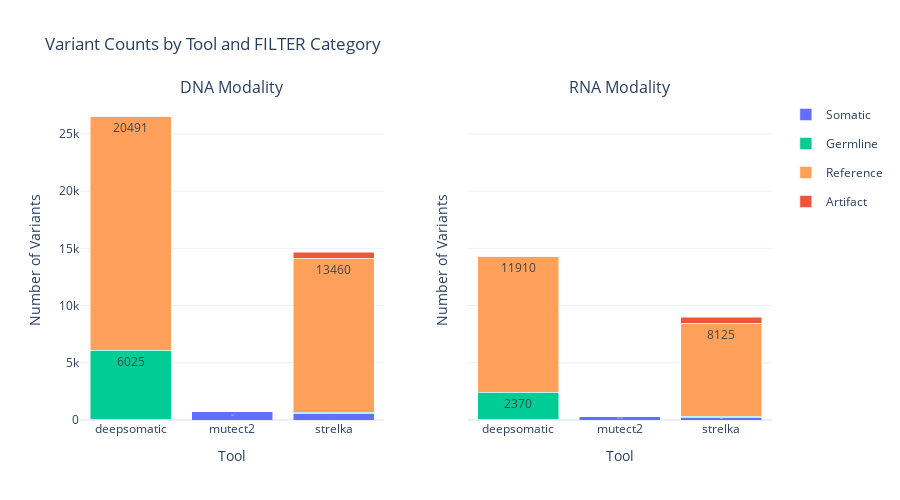

This figure's notebook cell:
### Markdown cell above
## 5. Standard Workflow Visualizations

### Code cell
# Plot 1: Variant Counts by Tool
print("Variant Counts by Tool:")
fig = standard_visualizer.plot_variant_counts_by_tool()
if fig:
    fig.show()

### Figure 1 — Plotly figure (JSON) as saved in the notebook; plotly's stock layout.template omitted (floating-point values rounded to 4 significant figures)
{"data": [{"legendgroup": "Somatic", "marker": {"color": "#636EFA"}, "name": "Somatic", "showlegend": true, "text": ["52", "747", "593"], "textposition": "inside", "type": "bar", "x": ["deepsomatic", "mutect2", "strelka"], "xaxis": "x", "y": [52, 747, 593], "yaxis": "y"}, {"legendgroup": "Germline", "marker": {"color": "#00CC96"}, "name": "Germline", "showlegend": true, "text": ["6025", "0", "73"], "textposition": "inside", "type": "bar", "x": ["deepsomatic", "mutect2", "strelka"], "xaxis": "x", "y": [6025, 0, 73], "yaxis": "y"}, {"legendgroup": "Reference", "marker": {"color": "#FFA15A"}, "name": "Reference", "showlegend": true, "text": ["20491", "0", "13460"], "textposition": "inside", "type": "bar", "x": ["deepsomatic", "mutect2", "strelka"], "xaxis": "x", "y": [20491, 0, 13460], "yaxis": "y"}, {"legendgroup": "Artifact", "marker": {"color": "#EF553B"}, "name": "Artifact", "showlegend": true, "text": ["0", "0", "547"], "textposition": "inside", "type": "bar", "x": ["deepsomatic", "mutect2", "strelka"], "xaxis": "x", "y": [0, 0, 547], "yaxis": "y"}, {"legendgroup": "Somatic", "marker": {"color": "#636EFA"}, "name": "Somatic", "showlegend": false, "text": ["49", "314", "249"], "textposition": "inside", "type": "bar", "x": ["deepsomatic", "mutect2", "strelka"], "xaxis": "x2", "y": [49, 314, 249], "yaxis": "y2"}, {"legendgroup": "Germline", "marker": {"color": "#00CC96"}, "name": "Germline", "showlegend": false, "text": ["2370", "0", "70"], "textposition": "inside", "type": "bar", "x": ["deepsomatic", "mutect2", "strelka"], "xaxis": "x2", "y": [2370, 0, 70], "yaxis": "y2"}, {"legendgroup": "Reference", "marker": {"color": "#FFA15A"}, "name": "Reference", "showlegend": false, "text": ["11910", "0", "8125"], "textposition": "inside", "type": "bar", "x": ["deepsomatic", "mutect2", "strelka"], "xaxis": "x2", "y": [11910, 0, 8125], "yaxis": "y2"}, {"legendgroup": "Artifact", "marker": {"color": "#EF553B"}, "name": "Artifact", "showlegend": false, "text": ["0", "0", "535"], "textposition": "inside", "type": "bar", "x": ["deepsomatic", "mutect2", "strelka"], "xaxis": "x2", "y": [0, 0, 535], "yaxis": "y2"}], "layout": {"annotations": [{"font": {"size": 16}, "showarrow": false, "text": "DNA Modality", "x": 0.22, "xanchor": "center", "xref": "paper", "y": 1, "yanchor": "bottom", "yref": "paper"}, {"font": {"size": 16}, "showarrow": false, "text": "RNA Modality", "x": 0.78, "xanchor": "center", "xref": "paper", "y": 1, "yanchor": "bottom", "yref": "paper"}], "barmode": "stack", "height": 500, "showlegend": true, "title": {"text": "Variant Counts by Tool and FILTER Category"}, "xaxis": {"anchor": "y", "domain": [0, 0.44], "title": {"text": "Tool"}}, "xaxis2": {"anchor": "y2", "domain": [0.56, 1], "title": {"text": "Tool"}}, "yaxis": {"anchor": "x", "domain": [0, 1], "title": {"text": "Number of Variants"}}, "yaxis2": {"anchor": "x2", "domain": [0, 1], "matches": "y", "showticklabels": false, "title": {"text": "Number of Variants"}}}}
